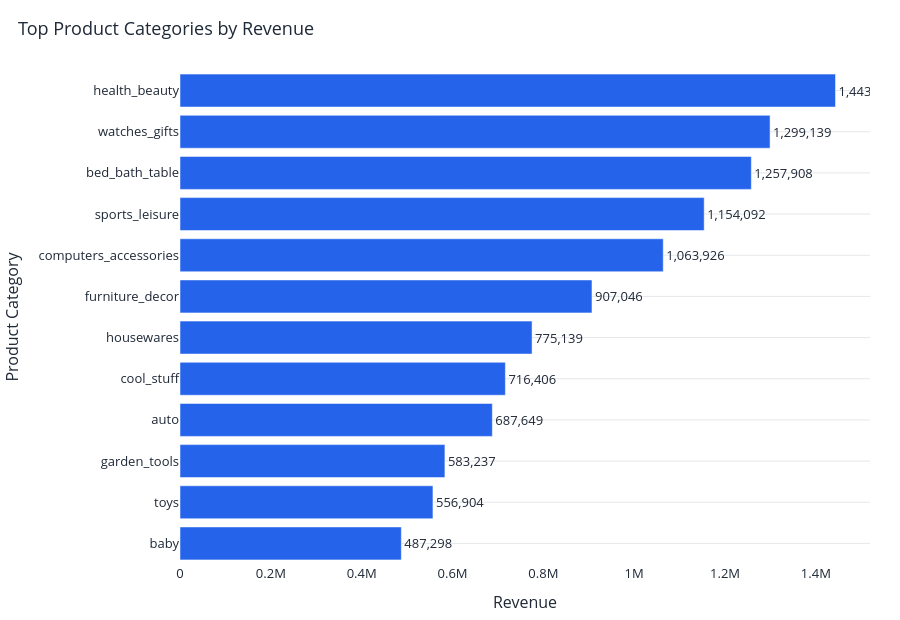

Here is the notebook cell this chart was saved with:
### Markdown cell above
# 7. Top Product Categories by Gross Payment Value


This chart ranks categories by revenue.

Chart design:

- horizontal bar chart because category names can be long
- revenue labels shown outside bars
- top 12 categories only to keep chart readable

### Code cell
# ============================================================
# 8. TOP PRODUCT CATEGORIES BY REVENUE
# ============================================================

# Use English product category if it exists; otherwise use original category.
category_column = "main_product_category_english" if "main_product_category_english" in df.columns else "main_product_category"

# Group by category and calculate revenue and order count.
category_revenue = (
    df.dropna(subset=[category_column])
    .groupby(category_column)
    .agg(
        revenue=("payment_value", "sum"),
        orders=("order_id", "nunique")
    )
    .sort_values("revenue", ascending=False)
)

# Store top category values for conclusions.
top_category = category_revenue.index[0]
top_category_revenue = category_revenue.iloc[0]["revenue"]

# Calculate how much revenue top categories contribute.
top_5_category_share = category_revenue.head(5)["revenue"].sum() / total_revenue * 100
top_10_category_share = category_revenue.head(10)["revenue"].sum() / total_revenue * 100

# Select top 12 categories for plotting.
top_categories = category_revenue.head(12).reset_index()

# Create horizontal bar chart.
fig = px.bar(
    top_categories.sort_values("revenue"),
    x="revenue",
    y=category_column,
    orientation="h",
    text="revenue",
    hover_data=["orders"],
    color_discrete_sequence=["#2563EB"],
)

# Format value labels.
fig.update_traces(texttemplate="%{text:,.0f}", textposition="outside")

# Add axis titles.
fig.update_layout(xaxis_title="Revenue", yaxis_title="Product Category")

# Apply style and display.
fig = style_chart(fig, "Top Product Categories by Gross Payment Value", height=620)
fig.show()

show_insight(
    "Category Gross Payment Value Insight",
    [
        f"The top revenue category is {top_category}.",
        f"{top_category} generated {format_currency(top_category_revenue)}.",
        f"Top 5 categories contributed {top_5_category_share:.1f}% of gross payment value.",
        f"Top 10 categories contributed {top_10_category_share:.1f}% of gross payment value.",
    ],
    "Revenue is concentrated in a limited number of categories. These categories should receive priority in marketing, inventory, and seller partnership planning."
)

### Figure 1 — Plotly figure (JSON) as saved in the notebook; plotly's stock layout.template omitted (floating-point values rounded to 4 significant figures)
{"data": [{"customdata": [[2870], [3841], [3479], [3891], [3589], [5812], [6350], [6679], [7668], [9385], [5584], [8810]], "hovertemplate": "revenue=%{text}<br>main_product_category_english=%{y}<br>orders=%{customdata[0]}<extra></extra>", "legendgroup": "", "marker": {"color": "#2563EB", "pattern": {"shape": ""}}, "name": "", "orientation": "h", "showlegend": false, "text": [487300.0, 556900.0, 583200.0, 687600.0, 716400.0, 775100.0, 907000.0, 1064000.0, 1154000.0, 1258000.0, 1299000.0, 1443000.0], "textposition": "outside", "texttemplate": "%{text:,.0f}", "type": "bar", "x": [487300.0, 556900.0, 583200.0, 687600.0, 716400.0, 775100.0, 907000.0, 1064000.0, 1154000.0, 1258000.0, 1299000.0, 1443000.0], "xaxis": "x", "y": ["baby", "toys", "garden_tools", "auto", "cool_stuff", "housewares", "furniture_decor", "computers_accessories", "sports_leisure", "bed_bath_table", "watches_gifts", "health_beauty"], "yaxis": "y"}], "layout": {"barmode": "relative", "font": {"color": "#1f2937", "size": 13}, "height": 620, "legend": {"orientation": "h", "tracegroupgap": 0, "y": 1.08}, "margin": {"b": 45, "l": 30, "r": 30, "t": 70}, "paper_bgcolor": "white", "plot_bgcolor": "white", "title": {"text": "Top Product Categories by Revenue", "x": 0.02}, "xaxis": {"anchor": "y", "domain": [0, 1], "showgrid": false, "title": {"text": "Revenue"}, "zeroline": false}, "yaxis": {"anchor": "x", "domain": [0, 1], "gridcolor": "#e5e7eb", "title": {"text": "Product Category"}, "zeroline": false}}}
